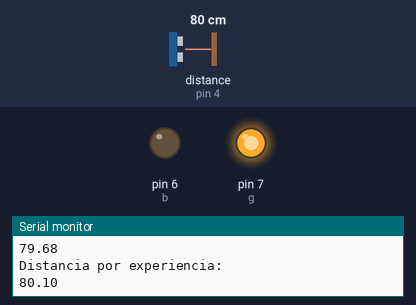
Bench run of a sketch on a simulated Arduino Uno, built with avr-gcc and run on an emulated ATmega328P. Parts: output pins drawn as LEDs (lit = HIGH), the last lines printed to the serial monitor. Wiring (inferred from the names in the program): ultrasonic range finder: trigger pin 2; echo pin 4. The test bench sets the inputs (shaded band); at power-on: distance to the obstacle (sensor on pin 4) 80 cm. The echo pulse lasts 58.3 µs per cm; pins used as bus, display or sensor lines are not drawn.

Above: at 1.2 s.
1.3 s: distance to the obstacle (sensor on pin 4) set to 16 cm
4.3 s: distance to the obstacle (sensor on pin 4) set to 12 cm
At 5.5 s:
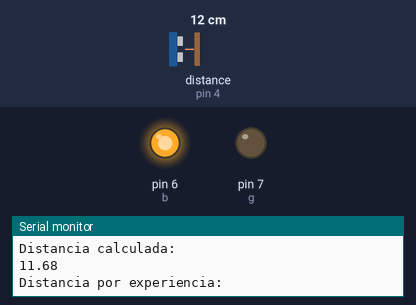
5.8 s: distance to the obstacle (sensor on pin 4) set to 18 cm
At 6.8 s:
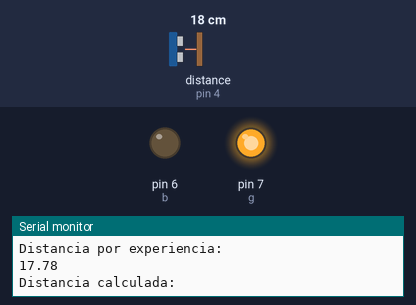
8.8 s: distance to the obstacle (sensor on pin 4) set to 2 cm
At 10.0 s:
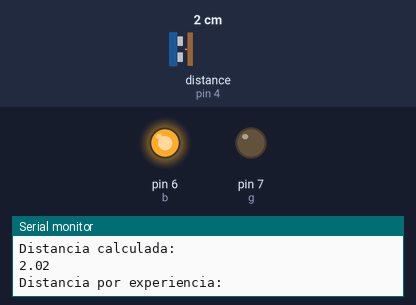
Timing chart, 0 to 11.4 s (numbered marks = the images above; inputs shaded):
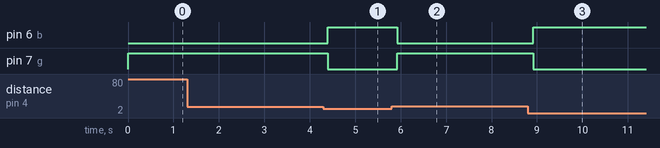

Measured:
- the behaviour switches between 15 and 14 cm on distance to the obstacle (sensor on pin 4) (found by bisection; images 0 and 1)
- after the input at 4.3 s, pin 6 (b): LOW → HIGH after 0.10 s; pin 7 (g): HIGH → LOW after 0.10 s
- after the input at 5.8 s, pin 6 (b): HIGH → LOW after 0.13 s; pin 7 (g): LOW → HIGH after 0.13 s
- after the input at 8.8 s, pin 6 (b): LOW → HIGH after 0.12 s; pin 7 (g): HIGH → LOW after 0.12 s

The sketch:

s16.ino
```cpp
#define Trig 2
#define Echo 4
#define b 6
#define g 7

float tiempo=0,distancia=0;

void setup()
{
  Serial.begin(9600);
  pinMode(b,OUTPUT);
  pinMode(g,OUTPUT);
  pinMode(Trig,OUTPUT);
  pinMode(Echo,INPUT);
  digitalWrite(Trig,LOW);
}

void loop()
{
  digitalWrite(Trig,HIGH);
  delayMicroseconds(10);
  digitalWrite(Trig,LOW);
  tiempo=pulseIn(Echo,HIGH);
  tiempo=tiempo/2;
  Serial.println("Distancia calculada:");
  distancia=tiempo*0.0343;
  Serial.println(distancia);
  Serial.println("Distancia por experiencia:");
  distancia=tiempo/29;
  Serial.println(distancia);
  if (distancia < 14)
  {
    digitalWrite(b,1);
    digitalWrite(g,0);
  }
  else
  {
    digitalWrite(g,1);
    digitalWrite(b,0);
  }
}
```
